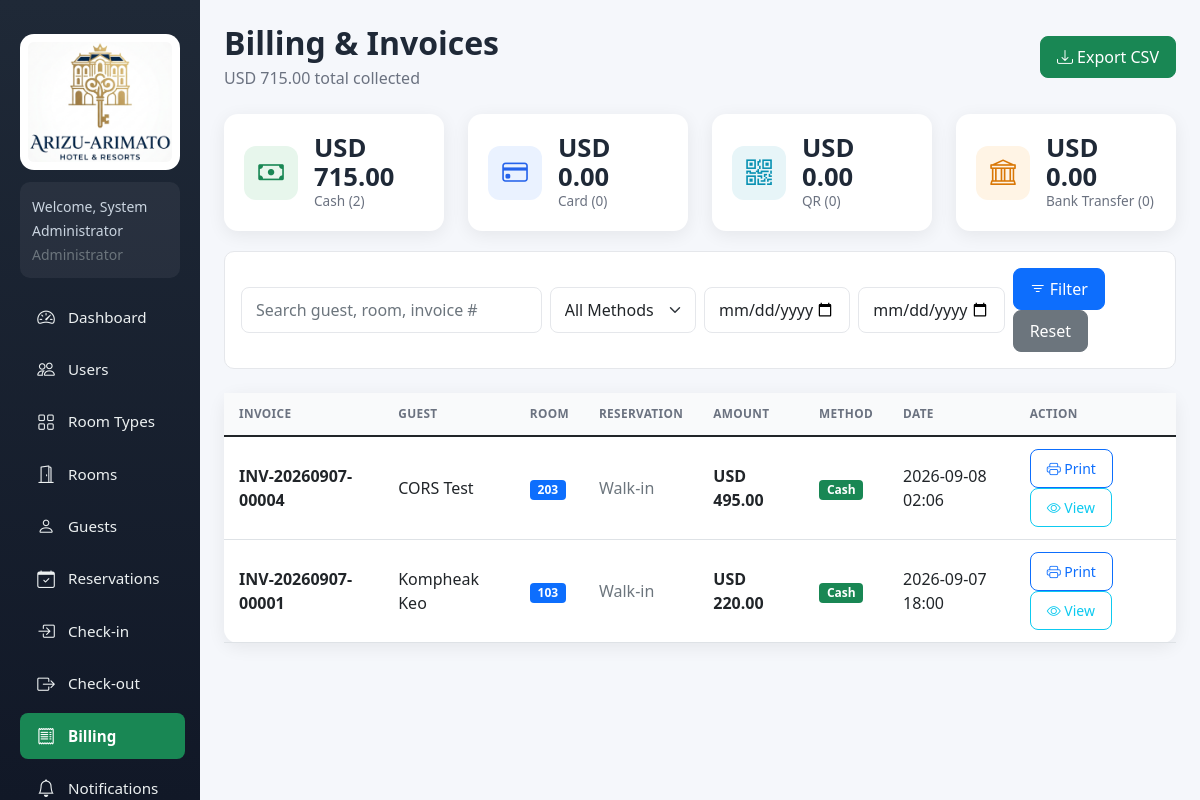
The page /backend/index.php?r=billing/index (signed in) on the database its author committed.
### tables this page shows
CREATE TABLE `payments` (
  `id` int(11) NOT NULL AUTO_INCREMENT,
  `reservation_id` int(11) DEFAULT NULL,
  `check_in_id` int(11) DEFAULT NULL,
  `amount` decimal(10,2) NOT NULL,
  `payment_method` enum('Cash','Credit/Debit Card','QR Payment','Bank Transfer') NOT NULL,
  `transaction_id` varchar(100) DEFAULT NULL,
  `payment_date` datetime DEFAULT current_timestamp(),
  `invoice_number` varchar(20) NOT NULL,
  PRIMARY KEY (`id`)
);

CREATE TABLE `guests` (
  `id` int(11) NOT NULL AUTO_INCREMENT,
  `full_name` varchar(100) NOT NULL,
  `gender` enum('Male','Female','Other') DEFAULT NULL,
  `date_of_birth` date DEFAULT NULL,
  `nationality` varchar(50) DEFAULT NULL,
  `phone` varchar(20) NOT NULL,
  `email` varchar(100) DEFAULT NULL,
  `address` text DEFAULT NULL,
  `identification_number` varchar(50) NOT NULL,
  `created_at` timestamp NOT NULL DEFAULT current_timestamp(),
  PRIMARY KEY (`id`)
);

CREATE TABLE `rooms` (
  `id` int(11) NOT NULL AUTO_INCREMENT,
  `room_number` varchar(10) NOT NULL,
  `room_type_id` int(11) DEFAULT NULL,
  `floor` int(11) DEFAULT NULL,
  `capacity` int(11) DEFAULT NULL,
  `price_per_night` decimal(10,2) DEFAULT NULL,
  `description` text DEFAULT NULL,
  `status` enum('Available','Reserved','Occupied','Cleaning','Maintenance') DEFAULT 'Available',
  `image` varchar(255) DEFAULT NULL,
  `created_at` timestamp NOT NULL DEFAULT current_timestamp(),
  PRIMARY KEY (`id`),
  UNIQUE KEY `room_number` (`room_number`)
);

### backend/Core/Controller.php (called while the page is built, shortened)
<?php
abstract class Controller
{
    protected function view($view, array $data = [], $active = '', $pageTitle = '')
    {
        extract($data);
        require __DIR__ . '/../Views/layout/header.php';
        require __DIR__ . '/../Views/' . $view . '.php';
        require __DIR__ . '/../Views/layout/footer.php';
    }
}

### backend/Controllers/BillingController.php (called while the page is built, shortened)
<?php
class BillingController extends Controller
{
    private $methods = ['Cash', 'Credit/Debit Card', 'QR Payment', 'Bank Transfer'];
    private $perPage = 15;
    public function __construct()
    {
        $this->db = getDB();
    }
    public function indexAction()
    {
        $search = trim($_GET['search'] ?? '');
        $method = trim($_GET['payment_method'] ?? '');
        $startDate = $_GET['start_date'] ?? '';
        $endDate = $_GET['end_date'] ?? '';
        $page = max(1, (int)($_GET['page'] ?? 1));
        $base = "FROM payments p
                 JOIN check_ins ci ON p.check_in_id = ci.id
                 JOIN guests g ON ci.guest_id = g.id
                 JOIN rooms rm ON ci.room_id = rm.id
                 LEFT JOIN reservations r ON p.reservation_id = r.id
                 WHERE 1=1";
        $params = [];
        $countStmt = $this->db->prepare("SELECT COUNT(*) " . $base);
        $countStmt->execute($params);
        $total = (int)$countStmt->fetchColumn();
        $pages = max(1, (int)ceil($total / $this->perPage));
        $offset = ($page - 1) * $this->perPage;
        $stmt = $this->db->prepare("SELECT p.*, g.full_name, rm.room_number, r.reservation_number, ci.check_in_time " . $base . " ORDER BY p.payment_date DESC LIMIT {$this->perPage} OFFSET $offset");
        $stmt->execute($params);
        $payments = $stmt->fetchAll(\PDO::FETCH_ASSOC);
        $summary = [];
        foreach ($this->methods as $m) $summary[$m] = ['count' => 0, 'amount' => 0];
        $sumStmt = $this->db->prepare("SELECT payment_method, COUNT(*) cnt, COALESCE(SUM(amount),0) amt " . $base . " GROUP BY payment_method");
        $sumStmt->execute($params);
        foreach ($sumStmt->fetchAll(\PDO::FETCH_ASSOC) as $s) {
            $summary[$s['payment_method']] = ['count' => $s['cnt'], 'amount' => $s['amt']];
        }
        $grandTotal = array_sum(array_column($summary, 'amount'));
        $this->view('billing/index', [
            'payments'   => $payments,
            'summary'    => $summary,
            'grandTotal' => $grandTotal,
            'methods'    => $this->methods,
            'search'     => $search,
            'method'     => $method,
            'startDate'  => $startDate,
            'endDate'    => $endDate,
            'page'       => $page,
            'pages'      => $pages,
        ], 'billing', 'Billing');
    }
}

### backend/Core/Router.php (called while the page is built, shortened)
<?php
class Router
{
    public function dispatch($route)
    {
        $route = trim($route, '/');
        $parts = explode('/', $route);
        $action = isset($parts[1]) && $parts[1] !== '' ? $parts[1] : 'index';
        $method = $action . 'Action';
        $instance = new $class();
        $instance->$method();
    }
}

### backend/index.php (called while the page is built, shortened)
<?php
$route = isset($_GET['r']) ? $_GET['r'] : '';
$router = new Router();
$router->dispatch($route);

### backend/config.php (called while the page is built, shortened)
<?php
function getDB() {
    static $conn = null;
    if ($conn !== null) return $conn;
    try {
        $conn = new PDO("mysql:host=" . DB_HOST . ";dbname=" . DB_NAME . ";charset=utf8mb4", DB_USER, DB_PASS);
        $conn->setAttribute(PDO::ATTR_ERRMODE, PDO::ERRMODE_EXCEPTION);
        $conn->setAttribute(PDO::ATTR_DEFAULT_FETCH_MODE, PDO::FETCH_ASSOC);
        return $conn;
    } catch(PDOException $e) {
        die("Database connection failed. Please run setup first: <a href='index.php?r=setup/index'>Install</a><br>Error: " . $e->getMessage());
    }
}
function formatCurrency($amount) {
    $settings = getSystemSettings();
    $currency = $settings['currency'] ?? 'USD';
    return $currency . ' ' . number_format($amount, 2);
}
function getSystemSettings() {
    static $settings = null;
    if ($settings !== null) return $settings;
    try {
        $db = getDB();
        $stmt = $db->query("SELECT setting_key, setting_value FROM system_settings");
        $settings = [];
        while ($row = $stmt->fetch(PDO::FETCH_ASSOC)) {
            $settings[$row['setting_key']] = $row['setting_value'];
        }
    } catch (Exception $e) {
        $settings = ['currency' => 'USD', 'hotel_name' => 'Hotel Management System'];
    }
    return $settings;
}

### backend/Views/billing/index.php (the view, shortened to what this page needs)
<div class="d-flex justify-content-between align-items-center mb-4">
    <div>
        <h2 class="page-title mb-1">Billing & Invoices</h2>
        <p class="page-subtitle mb-0"><?php echo $grandTotal ? formatCurrency($grandTotal) : '0.00'; ?> total collected</p>
    </div>
    <a href="index.php?r=billing/index&export=csv&search=<?php echo urlencode($search); ?>&payment_method=<?php echo urlencode($method); ?>&start_date=<?php echo urlencode($startDate); ?>&end_date=<?php echo urlencode($endDate); ?>" class="btn btn-success">
        <i class="bi bi-download"></i> Export CSV
    </a>
</div>
<div class="row">
    <div class="col-md-3 col-6">
        <div class="stat-card">
            <div class="icon icon-success"><i class="bi bi-cash"></i></div>
            <div>
                <div class="number"><?php echo isset($summary['Cash']) ? formatCurrency($summary['Cash']['amount']) : '0.00'; ?></div>
                <div class="label">Cash (<?php echo $summary['Cash']['count'] ?? 0; ?>)</div>
            </div>
        </div>
    </div>
    <div class="col-md-3 col-6">
        <div class="stat-card">
            <div class="icon icon-primary"><i class="bi bi-credit-card"></i></div>
            <div>
                <div class="number"><?php echo isset($summary['Credit/Debit Card']) ? formatCurrency($summary['Credit/Debit Card']['amount']) : '0.00'; ?></div>
                <div class="label">Card (<?php echo $summary['Credit/Debit Card']['count'] ?? 0; ?>)</div>
            </div>
        </div>
    </div>
    <div class="col-md-3 col-6">
        <div class="stat-card">
            <div class="icon icon-info"><i class="bi bi-qr-code"></i></div>
            <div>
                <div class="number"><?php echo isset($summary['QR Payment']) ? formatCurrency($summary['QR Payment']['amount']) : '0.00'; ?></div>
                <div class="label">QR (<?php echo $summary['QR Payment']['count'] ?? 0; ?>)</div>
            </div>
        </div>
    </div>
    <div class="col-md-3 col-6">
        <div class="stat-card">
            <div class="icon icon-warning"><i class="bi bi-bank"></i></div>
            <div>
                <div class="number"><?php echo isset($summary['Bank Transfer']) ? formatCurrency($summary['Bank Transfer']['amount']) : '0.00'; ?></div>
                <div class="label">Bank Transfer (<?php echo $summary['Bank Transfer']['count'] ?? 0; ?>)</div>
            </div>
        </div>
    </div>
</div>
<form method="GET" class="filter-form mb-4 p-3">
    <div class="row g-2 align-items-center">
        <div class="col-md-4">
            <input type="text" name="search" class="form-control" placeholder="Search guest, room, invoice #" value="<?php echo htmlspecialchars($search); ?>">
        </div>
        <div class="col-md-2">
            <select name="payment_method" class="form-select">
                <option value="">All Methods</option>
            </select>
        </div>
        <div class="col-md-2">
            <input type="date" name="start_date" class="form-control" value="<?php echo htmlspecialchars($startDate); ?>">
        </div>
        <div class="col-md-2">
            <input type="date" name="end_date" class="form-control" value="<?php echo htmlspecialchars($endDate); ?>">
        </div>
        <div class="col-md-2">
            <button class="btn btn-primary"><i class="bi bi-filter"></i> Filter</button>
            <a href="index.php?r=billing/index" class="btn btn-secondary">Reset</a>
        </div>
    </div>
</form>
<div class="card">
    <div class="card-body p-0">
        <div class="table-responsive">
            <table class="table table-hover align-middle mb-0">
                <thead>
                    <tr>
                        <th>Invoice</th>
                        <th>Guest</th>
                        <th>Room</th>
                        <th>Reservation</th>
                        <th>Amount</th>
                        <th>Method</th>
                        <th>Date</th>
                        <th>Action</th>
                    </tr>
                </thead>
                <tbody>
                <?php if ($payments): foreach ($payments as $p): ?>
                    <tr>
                        <td><strong><?php echo htmlspecialchars($p['invoice_number']); ?></strong></td>
                        <td><?php echo htmlspecialchars($p['full_name']); ?></td>
                        <td><span class="badge bg-primary"><?php echo htmlspecialchars($p['room_number']); ?></span></td>
                        <td>
                            <?php if ($p['reservation_number']): ?>
                                <span class="badge bg-info"><?php echo htmlspecialchars($p['reservation_number']); ?></span>
                            <?php else: ?>
                                <span class="text-muted">Walk-in</span>
                            <?php endif; ?>
                        </td>
                        <td><strong><?php echo formatCurrency($p['amount']); ?></strong></td>
                        <td>
                            <span class="badge bg-<?php echo $p['payment_method']=='Cash'?'success':($p['payment_method']=='Credit/Debit Card'?'primary':'warning'); ?>">
                                <?php echo htmlspecialchars($p['payment_method']); ?>
                            </span>
                        </td>
                        <td><?php echo date('Y-m-d H:i', strtotime($p['payment_date'])); ?></td>
                        <td>
                            <button onclick="window.open('index.php?r=billing/print&id=<?php echo (int)$p['id']; ?>','_blank')" class="btn btn-sm btn-outline-primary"><i class="bi bi-printer"></i> Print</button>
                            <button onclick="viewReceipt(<?php echo (int)$p['id']; ?>)" class="btn btn-sm btn-outline-info" data-bs-toggle="modal" data-bs-target="#receiptModal"><i class="bi bi-eye"></i> View</button>
                        </td>
                    </tr>
                <?php endforeach; endif; ?>
                </tbody>
            </table>
        </div>
    </div>
</div>

### backend/assets/css/style.css (style rules this page uses)
:root { --sidebar-bg: linear-gradient(180deg, #1f2937, #111827); --primary: #198754; --primary-dark: #157347; --surface: #ffffff; --bg: #f5f7fb; --text: #1f2937; --muted: #6b7280; --border: #e5e7eb; --shadow: 0 4px 18px rgba(0, 0, 0, .07); --radius: 14px; --sidebar-width: 250px; }
* { box-sizing: border-box; }
body { background: var(--bg); color: var(--text); font-family: "Segoe UI", system-ui, -apple-system, sans-serif; margin: 0; overflow-x: hidden; }
.page-title { font-weight: 700; color: var(--text); margin-bottom: 5px; }
.page-subtitle { color: var(--muted); margin-bottom: 20px; }
.main-card, .stat-card { background: var(--surface); border: 0; border-radius: var(--radius); box-shadow: var(--shadow); margin-bottom: 20px; }
.card { border: 0; border-radius: var(--radius); box-shadow: var(--shadow); }
.card-body { padding: 20px; }
.stat-card { padding: 20px; display: flex; align-items: center; gap: 16px; transition: transform 0.2s, box-shadow 0.2s; }
.stat-card .icon { width: 54px; height: 54px; border-radius: 12px; display: flex; align-items: center; justify-content: center; font-size: 1.6rem; flex-shrink: 0; }
.stat-card .number { font-size: 1.6rem; font-weight: 700; line-height: 1.1; }
.stat-card .label { color: var(--muted); font-size: .85rem; }
.icon-primary { background: #eaf2ff; color: #2563eb; }
.icon-success { background: #e7f6ec; color: var(--primary); }
.icon-warning { background: #fff4e5; color: #d97706; }
.icon-info { background: #e7f5f8; color: #0891b2; }
.btn { border-radius: 8px; font-weight: 500; padding: 8px 16px; }
.table { min-width: 600px; }
.table thead th { text-transform: uppercase; font-size: .74rem; letter-spacing: .03em; color: var(--muted); border-bottom: 1px solid var(--border); white-space: nowrap; padding: 12px 15px; background: #f9fafb; }
.table td, .table th { vertical-align: middle; padding: 12px 15px; }
.form-control, .form-select { border-radius: 8px; padding: 10px 14px; border: 1px solid var(--border); transition: border-color 0.2s, box-shadow 0.2s; }
.filter-form { background: #fff; border: 1px solid var(--border); border-radius: 10px; padding: 15px; }

### rows shown on the page
payments: invoice_number "INV-20260907-00004", guests.full_name "CORS Test", rooms.room_number "203", amount "USD 495.00", payment_method "Cash", payment_date "2026-09-08 02:06"
payments: invoice_number "INV-20260907-00001", guests.full_name "Kompheak Keo", rooms.room_number "103", amount "USD 220.00", payment_method "Cash", payment_date "2026-09-07 18:00"

### other values the page prints
$_SESSION['user_name'] "System Administrator"
$_SESSION['user_role'] "Administrator"
$label "Dashboard Users Room Types Rooms Guests Reservations Check-in Check-out Billing Notifications"
formatCurrency($grandTotal) "USD 715.00"
formatCurrency($summary['Cash']['amount']) "USD 715.00"
$summary['Cash']['count'] "2"
formatCurrency($summary['Credit/Debit Card']['amount']) "USD 0.00"
$summary['Credit/Debit Card']['count'] "0"
formatCurrency($summary['QR Payment']['amount']) "USD 0.00"
$summary['QR Payment']['count'] "0"
formatCurrency($summary['Bank Transfer']['amount']) "USD 0.00"
$summary['Bank Transfer']['count'] "0"
